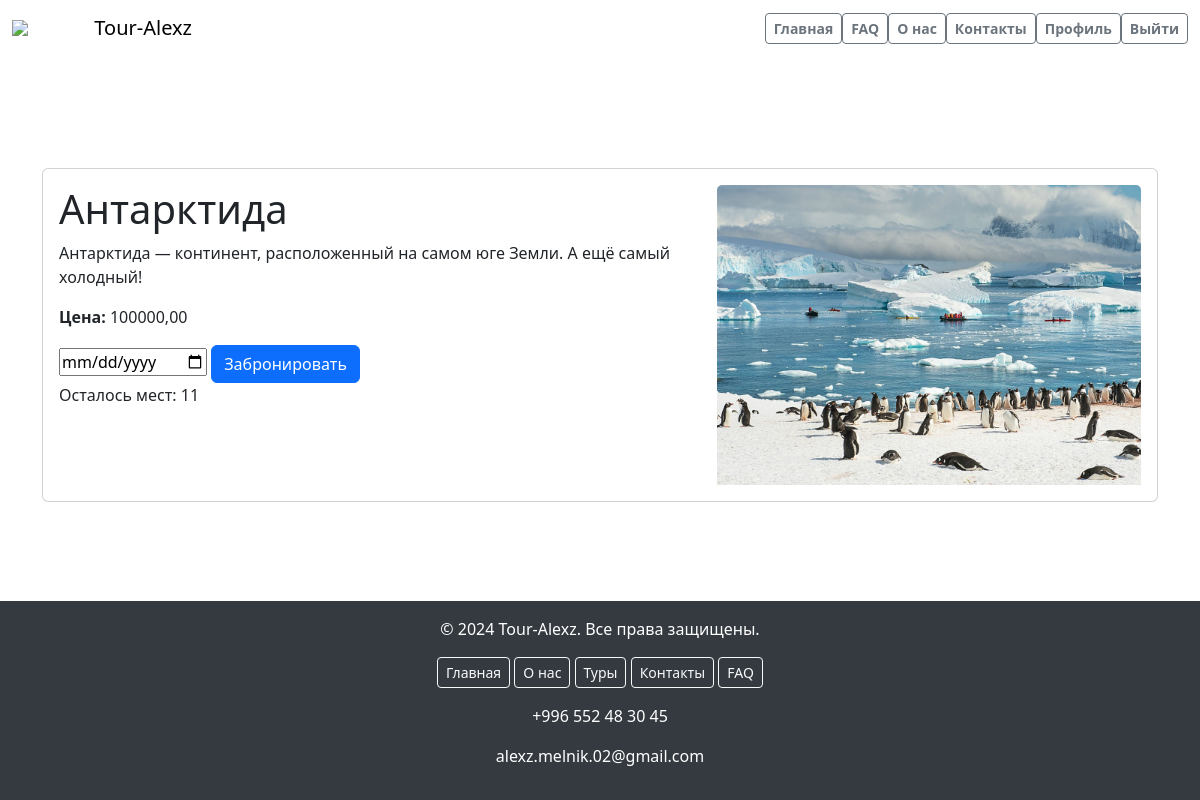
Screenshot of /tour_detail/5/ (signed in) with the database file from the repository.
### main/models.py (models this page shows, shortened)
class Tour(models.Model):
    destination = models.ForeignKey(Destination, on_delete=models.CASCADE)
    user = models.ForeignKey(User, on_delete=models.CASCADE)
    price = models.DecimalField(max_digits=10, decimal_places=2)
    image = models.ImageField(upload_to='tour_detail_imаge/')
    available_seats = models.IntegerField(default=50)
    book_data = models.DateField(auto_now_add=True)

class Destination(models.Model):
    name = models.CharField(max_length=50)
    description = models.TextField()
    image = models.ImageField(upload_to='destination/')

class TourImage(models.Model):
    tour = models.ForeignKey(Tour, on_delete=models.CASCADE, related_name='images')
    image = models.ImageField(upload_to='tour_detail_imаge/')

### main/views.py (the view)
# urls.py: path('tour_detail/<int:pk>/', views.tour_detail, name='tour_detail'),
@login_required
def tour_detail(request, pk):
    tour = get_object_or_404(Tour, pk=pk)
    is_booked = False
    if request.user.is_authenticated:
        is_booked = Book_list.objects.filter(user=request.user, tour=tour).exists()
    tour_images = TourImage.objects.filter(tour=tour)
    return render(request, 'main/tour_detail.html', {'tour': tour, 'is_booked': is_booked, 'tour_images': tour_images})

### templates/main/tour_detail.html (shortened to what this page needs)
{% load static %}
<!DOCTYPE html>
<html lang="en">
<head>
    <link href="https://cdn.jsdelivr.net/npm/bootstrap@5.3.3/dist/css/bootstrap.min.css" rel="stylesheet"
>
</head>
<body>
<nav class="navbar navbar-expand-lg navbar-light fixed-top">
    <div class="container-fluid">
        <img src="https://gas-kvas.com/grafic/uploads/posts/2024-01/gas-kvas-com-p-logotip-turagentstva-na-prozrachnom-fone-3.png"
             style="width: 7%">
        <a class="navbar-brand" href="{% url 'tour_list' %}">Tour-Alexz</a>
        <div class="collapse navbar-collapse" id="navbarNav">
            <ul class="navbar-nav ms-auto">
                <li class="nav-item">
                    <a class="btn btn-outline-secondary btn-lg btn-md btn-sm fw-bold" href="{% url 'main' %}">Главная</a>
                </li>
                <li class="nav-item">
                    <a class="btn btn-outline-secondary btn-lg btn-md btn-sm fw-bold" href="{% url 'faq' %}">FAQ</a>
                </li>
                <li class="nav-item">
                    <a class="btn btn-outline-secondary btn-lg btn-md btn-sm fw-bold" href="{% url 'about_us' %}">О
                        нас</a>
                </li>
                <li class="nav-item">
                    <a class="btn btn-outline-secondary btn-lg btn-md btn-sm fw-bold" href="{% url 'contact' %}">Контакты</a>
                </li>
                {% if user.is_authenticated %}
                <li class="nav-item">
                    <a class="btn btn-outline-secondary btn-lg btn-md btn-sm fw-bold"
                       href="{% url 'profile' %}">Профиль</a>
                </li>
                <li class="nav-item">
                    <form method="post" action="{% url 'logout' %}">
                        <button type="submit" class="btn btn-outline-secondary btn-lg btn-md btn-sm fw-bold">Выйти
                        </button>
                    </form>
                </li>
                {% endif %}
            </ul>
        </div>
    </div>
</nav>
<div class="container">
    <br><br><br><br><br><br><br>
    <div class="card">
        <div class="card-body d-flex">
            <div class="card-content">
                <h1 class="card-title"> {{ tour.destination.name }}</h1>
                <p class="card-text">{{ tour.destination.description }}</p>
                <p class="card-text"><strong>Цена:</strong> {{ tour.price }}</p>
                {% if user.is_authenticated %}
                {% if is_booked %}
                <button class="btn btn-success" disabled>Забронировано</button>
                {% else %}
                <form method="post" action="{% url 'book_tour' pk=tour.pk %}">
                    <input type="date" name="date" required="" id="id_date">
                    <button type="submit" class="btn btn-primary">Забронировать</button>
                </form>
                <p>Осталось мест: {{ tour.available_seats }}</p>
                {% endif %}
                {% else %}
                <a href="{% url 'login' %}" class="btn btn-primary">Войти</a>
                <a href="{% url 'register' %}" class="btn btn-primary">Зарегистрироваться</a>
                {% endif %}
            </div>
            <div class="card-image">
                {% for image in tour.images.all %}
                <img src="{{ image.image.url }}" class="card-img-top">
                {% endfor %}
            </div>
        </div>
    </div>
</div>
<footer class="footer mt-auto py-3">
    <div class="container text-center">
        <span>© 2024 Tour-Alexz. Все права защищены.</span>
        <div class="footer-links mt-3">
            <a href="{% url 'main' %}" class="btn btn-outline-light btn-sm">Главная</a>
            <a href="{% url 'about_us' %}" class="btn btn-outline-light btn-sm">О нас</a>
            <a href="{% url 'tour_list' %}" class="btn btn-outline-light btn-sm">Туры</a>
            <a href="{% url 'contact' %}" class="btn btn-outline-light btn-sm">Контакты</a>
            <a href="{% url 'faq' %}" class="btn btn-outline-light btn-sm">FAQ</a>
        </div>
        <div class="footer-icons mt-3">
            <p>+996 552 48 30 45</p>
            <p>alexz.melnik.02@gmail.com</p>
        </div>
    </div>
</footer>
</body>
</html>

### templates/main/tour_detail.html (style rules this page uses)
.navbar { background-color: transparent; transition: background-color 0.5s ease; }
.card-img-top { height: 300px; object-fit: cover; }
html, body { height: 100%; margin: 0; }
body { display: flex; flex-direction: column; }
.container { flex: 1; }
.footer { background-color: #343a40; color: white; text-align: center; padding: 20px 0; }

### rows the page displays
Tour: destination.name "Антарктида", destination.description "Антарктида — континент, расположенный на самом юге Земли. А ещё самый холодный!", price "100000,00", available_seats "11"
TourImage: image (picture)
